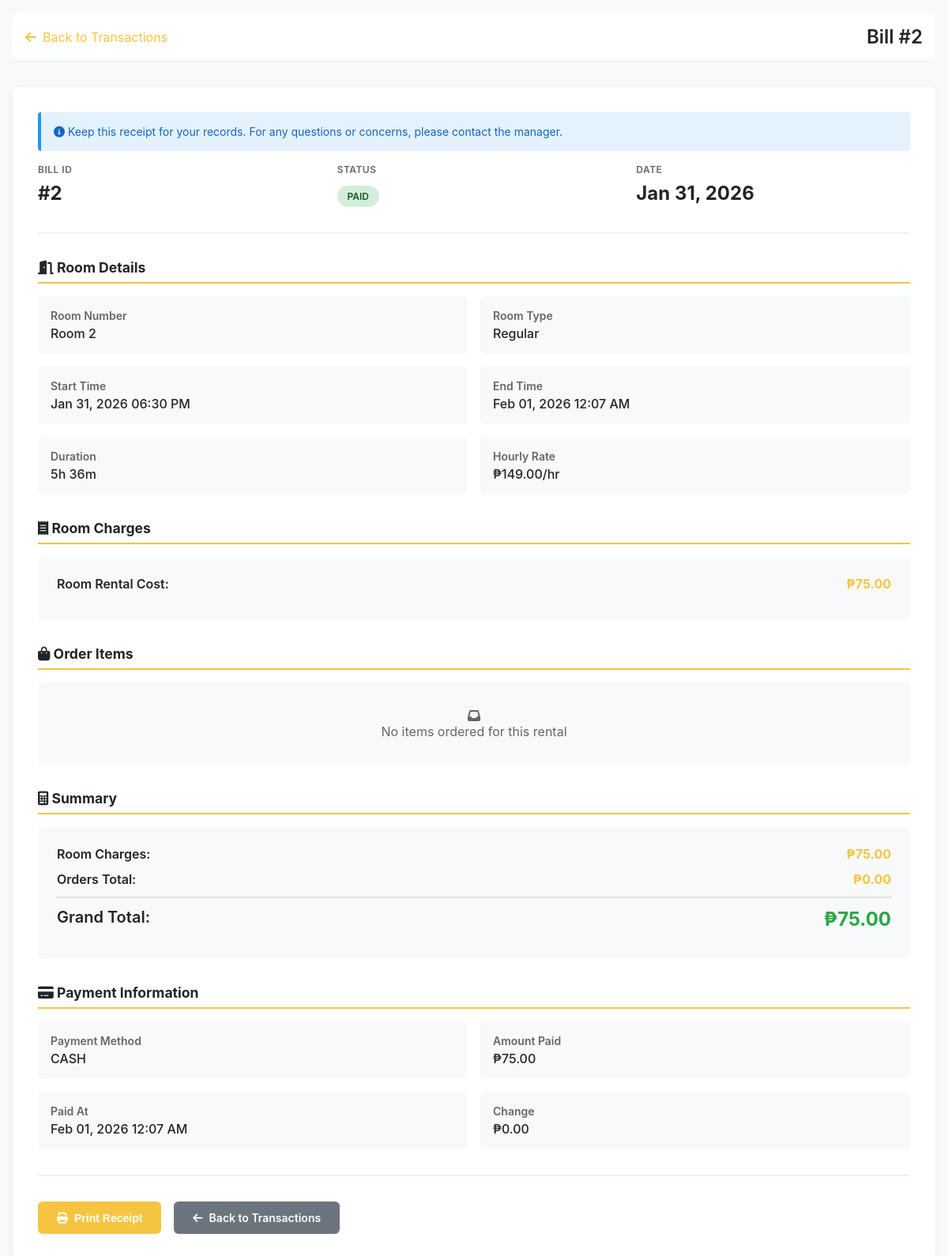
The app's page /cashier/view_bill.php?id=2 (signed in) with its own data.
### tables this page shows
CREATE TABLE `bills` (
  `bill_id` int(11) NOT NULL,
  `rental_id` int(11) NOT NULL,
  `total_room_cost` decimal(10,2) DEFAULT 0.00,
  `total_orders_cost` decimal(10,2) DEFAULT 0.00,
  `grand_total` decimal(10,2) DEFAULT 0.00,
  `is_paid` tinyint(1) DEFAULT 0,
  `created_at` timestamp NOT NULL DEFAULT current_timestamp()
);

CREATE TABLE `rooms` (
  `room_id` int(11) NOT NULL,
  `room_number` int(11) NOT NULL,
  `room_type_id` int(11) NOT NULL,
  `status` enum('AVAILABLE','OCCUPIED','CLEANING') DEFAULT 'AVAILABLE'
);

CREATE TABLE `room_types` (
  `room_type_id` int(11) NOT NULL,
  `type_name` varchar(50) NOT NULL,
  `price_per_hour` decimal(10,2) NOT NULL,
  `price_per_30min` decimal(10,2) NOT NULL
);

CREATE TABLE `rentals` (
  `rental_id` int(11) NOT NULL,
  `room_id` int(11) NOT NULL,
  `started_at` datetime NOT NULL,
  `ended_at` datetime DEFAULT NULL,
  `total_minutes` int(11) DEFAULT 0,
  `is_active` tinyint(1) DEFAULT 1
);

CREATE TABLE `payments` (
  `payment_id` int(11) NOT NULL,
  `bill_id` int(11) NOT NULL,
  `amount_paid` decimal(10,2) NOT NULL,
  `payment_method` varchar(50) DEFAULT NULL,
  `paid_at` timestamp NOT NULL DEFAULT current_timestamp()
);

### cashier/view_bill.php (the view, shortened to what this page needs)
<?php
require_once __DIR__ . '/../db.php';
$billId = isset($_GET['id']) ? intval($_GET['id']) : 0;
$query = "
    SELECT
        b.bill_id,
        b.rental_id,
        b.total_room_cost,
        b.total_orders_cost,
        b.grand_total,
        b.is_paid,
        b.created_at,
        rm.room_number,
        rm.room_id,
        rt.type_name,
        rt.price_per_hour,
        r.started_at,
        r.ended_at,
        TIMESTAMPDIFF(MINUTE, r.started_at, r.ended_at) as rental_minutes,
        p.payment_id,
        p.amount_paid,
        p.payment_method,
        p.paid_at
    FROM bills b
    LEFT JOIN rentals r ON b.rental_id = r.rental_id
    LEFT JOIN rooms rm ON r.room_id = rm.room_id
    LEFT JOIN room_types rt ON rm.room_type_id = rt.room_type_id
    LEFT JOIN payments p ON b.bill_id = p.bill_id
    WHERE b.bill_id = ?
    LIMIT 1
";
$stmt = $mysqli->prepare($query);
$stmt->bind_param('i', $billId);
$stmt->execute();
$result = $stmt->get_result();
$bill = $result->fetch_assoc();
$orderQuery = "
    SELECT
        oi.order_item_id,
        oi.quantity,
        oi.price,
        (oi.quantity * oi.price) as subtotal,
        p.product_name,
        p.category
    FROM order_items oi
    JOIN orders o ON oi.order_id = o.order_id
    JOIN products p ON oi.product_id = p.product_id
    WHERE o.rental_id = ?
    ORDER BY oi.order_item_id DESC
";
$orderStmt = $mysqli->prepare($orderQuery);
$orderStmt->bind_param('i', $bill['rental_id']);
$orderStmt->execute();
$orderItems = $orderStmt->get_result()->fetch_all(MYSQLI_ASSOC);
$rentalHours = floor($bill['rental_minutes'] / 60);
$rentalMinutes = $bill['rental_minutes'] % 60;
?>
<!doctype html>
<html lang="en">
<head>
    <link rel="stylesheet" href="https://cdnjs.cloudflare.com/ajax/libs/font-awesome/6.4.0/css/all.min.css">
</head>
<body>
    <header>
        <div class="header-content">
            <a href="transactions.php" class="back-link">
                <i class="fas fa-arrow-left"></i> Back to Transactions
            </a>
            <div class="header-title">Bill #<?= $billId ?></div>
        </div>
    </header>
    <div class="container">
        <div class="bill-card">
            <div class="receipt-note">
                <i class="fas fa-info-circle"></i> Keep this receipt for your records. For any questions or concerns, please contact the manager.
            </div>
            <div class="bill-header">
                <div class="bill-header-item">
                    <h3>Bill ID</h3>
                    <p>#<?= $billId ?></p>
                </div>
                <div class="bill-header-item">
                    <h3>Status</h3>
                    <p><span class="status-badge <?= $bill['is_paid'] ? 'status-paid' : 'status-unpaid' ?>">
                        <?= $bill['is_paid'] ? 'PAID' : 'UNPAID' ?>
                    </span></p>
                </div>
                <div class="bill-header-item">
                    <h3>Date</h3>
                    <p><?= date('M d, Y', strtotime($bill['created_at'])) ?></p>
                </div>
            </div>
            <div class="section-title">
                <i class="fas fa-door-open"></i> Room Details
            </div>
            <div class="details-grid">
                <div class="detail-item">
                    <div class="detail-label">Room Number</div>
                    <div class="detail-value">Room <?= htmlspecialchars($bill['room_number']) ?></div>
                </div>
                <div class="detail-item">
                    <div class="detail-label">Room Type</div>
                    <div class="detail-value"><?= htmlspecialchars($bill['type_name']) ?></div>
                </div>
                <div class="detail-item">
                    <div class="detail-label">Start Time</div>
                    <div class="detail-value"><?= date('M d, Y h:i A', strtotime($bill['started_at'])) ?></div>
                </div>
                <div class="detail-item">
                    <div class="detail-label">End Time</div>
                    <div class="detail-value"><?= date('M d, Y h:i A', strtotime($bill['ended_at'])) ?></div>
                </div>
                <div class="detail-item">
                    <div class="detail-label">Duration</div>
                    <div class="detail-value"><?= $rentalHours ?>h <?= $rentalMinutes ?>m</div>
                </div>
                <div class="detail-item">
                    <div class="detail-label">Hourly Rate</div>
                    <div class="detail-value">₱<?= number_format($bill['price_per_hour'], 2) ?>/hr</div>
                </div>
            </div>
            <div class="section-title">
                <i class="fas fa-receipt"></i> Room Charges
            </div>
            <div class="total-section">
                <div class="total-row">
                    <span class="label">Room Rental Cost:</span>
                    <span class="amount">₱<?= number_format($bill['total_room_cost'], 2) ?></span>
                </div>
            </div>
            <div class="section-title">
                <i class="fas fa-shopping-bag"></i> Order Items
            </div>
            <?php if (count($orderItems) > 0): ?>
                <div class="table-container">
                    <table>
                        <thead>
                            <tr>
                                <th>Product</th>
                                <th>Category</th>
                                <th>Quantity</th>
                                <th>Unit Price</th>
                                <th style="text-align: right;">Subtotal</th>
                            </tr>
                        </thead>
                        <tbody>
                            <?php foreach ($orderItems as $item): ?>
                            <tr>
                                <td><?= htmlspecialchars($item['product_name']) ?></td>
                                <td><?= htmlspecialchars($item['category']) ?></td>
                                <td style="text-align: center;"><?= $item['quantity'] ?></td>
                                <td class="amount">₱<?= number_format($item['price'], 2) ?></td>
                                <td class="amount">₱<?= number_format($item['subtotal'], 2) ?></td>
                            </tr>
                            <?php endforeach; ?>
                        </tbody>
                    </table>
                </div>
            <?php else: ?>
                <div class="empty-orders">
                    <i class="fas fa-inbox"></i>
                    <p>No items ordered for this rental</p>
                </div>
            <?php endif; ?>
            <div class="section-title">
                <i class="fas fa-calculator"></i> Summary
            </div>
            <div class="total-section">
                <div class="total-row">
                    <span class="label">Room Charges:</span>
                    <span class="amount">₱<?= number_format($bill['total_room_cost'], 2) ?></span>
                </div>
                <div class="total-row">
                    <span class="label">Orders Total:</span>
                    <span class="amount">₱<?= number_format($bill['total_orders_cost'], 2) ?></span>
                </div>
                <div class="total-row final">
                    <span class="label">Grand Total:</span>
                    <span class="amount">₱<?= number_format($bill['grand_total'], 2) ?></span>
                </div>
            </div>
            <?php if ($bill['payment_id']): ?>
            <div class="section-title">
                <i class="fas fa-credit-card"></i> Payment Information
            </div>
            <div class="details-grid">
                <div class="detail-item">
                    <div class="detail-label">Payment Method</div>
                    <div class="detail-value"><?= htmlspecialchars($bill['payment_method']) ?></div>
                </div>
                <div class="detail-item">
                    <div class="detail-label">Amount Paid</div>
                    <div class="detail-value">₱<?= number_format($bill['amount_paid'], 2) ?></div>
                </div>
                <div class="detail-item">
                    <div class="detail-label">Paid At</div>
                    <div class="detail-value"><?= date('M d, Y h:i A', strtotime($bill['paid_at'])) ?></div>
                </div>
                <div class="detail-item">
                    <div class="detail-label">Change</div>
                    <div class="detail-value">₱<?= number_format($bill['amount_paid'] - $bill['grand_total'], 2) ?></div>
                </div>
            </div>
            <?php endif; ?>
            <div class="actions">
                <button class="btn btn-primary" onclick="window.print()">
                    <i class="fas fa-print"></i> Print Receipt
                </button>
                <a href="transactions.php" class="btn btn-secondary">
                    <i class="fas fa-arrow-left"></i> Back to Transactions
                </a>
            </div>
        </div>
    </div>
</body>
</html>

### cashier/view_bill.php (style rules this page uses)
* { margin: 0; padding: 0; box-sizing: border-box; }
body { font-family: -apple-system, BlinkMacSystemFont, 'Segoe UI', Roboto, sans-serif; background: #f8f9fa; color: #212529; padding: 1rem; }
header { background: white; padding: 1rem; border-bottom: 1px solid #e9ecef; margin-bottom: 2rem; border-radius: 8px; }
.header-content { max-width: 1200px; margin: 0 auto; display: flex; justify-content: space-between; align-items: center; flex-wrap: wrap; gap: 1rem; }
.header-title { font-size: 1.5rem; font-weight: 600; color: #212529; }
.back-link { color: #f5c542; text-decoration: none; display: flex; align-items: center; gap: 0.5rem; cursor: pointer; }
.container { max-width: 1200px; margin: 0 auto; }
.bill-card { background: white; border-radius: 8px; padding: 2rem; box-shadow: 0 2px 8px rgba(0,0,0,0.06); margin-bottom: 2rem; }
.bill-header { display: grid; grid-template-columns: 1fr 1fr 1fr; gap: 2rem; margin-bottom: 2rem; padding-bottom: 2rem; border-bottom: 2px solid #f0f0f0; }
.bill-header-item h3 { font-size: 0.75rem; text-transform: uppercase; color: #666; margin-bottom: 0.5rem; font-weight: 600; letter-spacing: 0.5px; }
.bill-header-item p { font-size: 1.5rem; font-weight: 700; color: #212529; }
.status-badge { display: inline-block; padding: 0.4rem 0.8rem; border-radius: 20px; font-size: 0.75rem; font-weight: 600; text-transform: uppercase; }
.status-paid { background: #d4edda; color: #155724; }
.section-title { font-size: 1.1rem; font-weight: 700; color: #212529; margin-bottom: 1rem; margin-top: 2rem; border-bottom: 2px solid #f5c542; padding-bottom: 0.5rem; }
.details-grid { display: grid; grid-template-columns: 1fr 1fr; gap: 1rem; margin-bottom: 2rem; }
.detail-item { background: #f8f9fa; padding: 1rem; border-radius: 6px; }
.detail-label { font-size: 0.875rem; color: #666; margin-bottom: 0.25rem; font-weight: 600; }
.detail-value { font-size: 1rem; color: #212529; font-weight: 500; }
.amount { font-weight: 700; color: #f5c542; text-align: right; }
.total-section { background: #f8f9fa; padding: 1.5rem; border-radius: 6px; margin-bottom: 2rem; }
.total-row { display: flex; justify-content: space-between; margin-bottom: 0.75rem; font-size: 1rem; }
.total-row.final { font-size: 1.25rem; font-weight: 700; color: #212529; padding-top: 0.75rem; border-top: 2px solid #ddd; }
.total-row.final .amount { color: #28a745; font-size: 1.5rem; }
.label { font-weight: 600; color: #212529; }
.actions { display: flex; gap: 1rem; flex-wrap: wrap; margin-top: 2rem; padding-top: 2rem; border-top: 2px solid #f0f0f0; }
.btn { padding: 0.75rem 1.5rem; border: none; border-radius: 6px; cursor: pointer; font-weight: 600; font-size: 0.875rem; transition: all 0.2s; display: inline-flex; align-items: center; gap: 0.5rem; text-decoration: none; }
.btn-primary { background: #f5c542; color: white; }
.btn-secondary { background: #6c757d; color: white; }
.empty-orders { text-align: center; padding: 2rem; color: #666; background: #f8f9fa; border-radius: 6px; }
.receipt-note { background: #e3f2fd; border-left: 4px solid #2196f3; padding: 1rem; border-radius: 4px; margin-bottom: 1rem; font-size: 0.875rem; color: #1565c0; }

### records on screen
bills: created_at "Jan 31, 2026", rooms.room_number "2", room_types.type_name "Regular", rental.started_at "Jan 31, 2026 06:30 PM", rental.ended_at "Feb 01, 2026 12:07 AM", room_types.price_per_hour "149.00", total_room_cost "75.00", total_orders_cost "0.00", grand_total "75.00", payments.payment_method "CASH", payments.amount_paid "75.00", payments.paid_at "Feb 01, 2026 12:07 AM", $bill['amount_paid']-$bill['grand_total'] "0.00"

### other values on screen
$billId "2"
$rentalHours "5"
$rentalMinutes "36"
